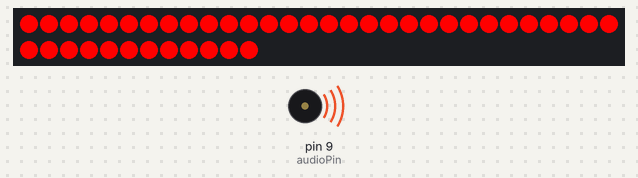
This sketch was run on a simulated Arduino Uno, built with avr-gcc and run on an emulated ATmega328P. Parts: 42 RGB LEDs in strip order, left to right, continuing on the next row, buzzer (waves = sounding).

Above: at 0.1 s.
At 0.6 s:
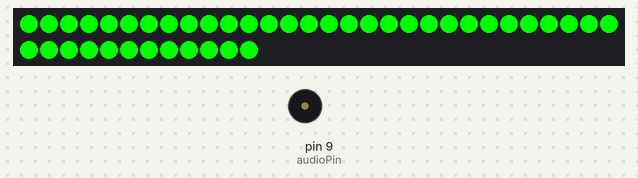
At 1.1 s:
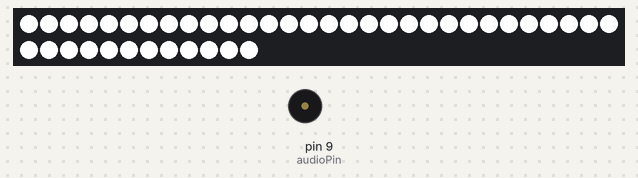
Timing chart, 0 to 130.0 s (numbered marks = the images above):
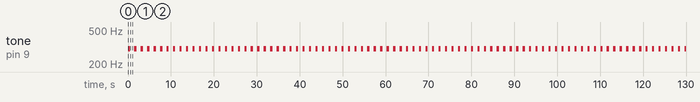

Measured:
- by itself, tone on pin 9 (audioPin): alternates 300 Hz for 0.50 s and silent for 1.0 s
- what the display in image 1 shows lasts 0.5 s, from 0.5 s to 1.0 s

The sketch:

basic_driving_test.ino
```cpp
#include <Adafruit_NeoPixel.h>

// Configuration NeoPixels
#define PIXEL_PIN 6           // Broche de données des NeoPixels
#define NUM_PIXELS 42          // Nombre de NeoPixels (modifiez selon votre matériel)
Adafruit_NeoPixel pixels(NUM_PIXELS, PIXEL_PIN, NEO_GRBW + NEO_KHZ800); // Pour RGBW

// Configuration Audio
int audioPin = 9;             // Broche PWM pour l'audio

void setup() {
  pinMode(audioPin, OUTPUT);  // Configure la broche audio
  pixels.begin();             // Initialise les NeoPixels
  pixels.clear();             // Éteint tous les pixels
}

void loop() {
  // Génère un son sur la broche audio
  tone(audioPin, 300);       // Son à 1000 Hz
  setPixelColor(255, 0, 0, 0);  // Pixels rouges (pas de blanc)
  delay(500);                 // Maintient pendant 500 ms

  noTone(audioPin);           // Stoppe le son
  setPixelColor(0, 255, 0, 0);  // Pixels verts (pas de blanc)
  delay(500);                 // Pause de 500 ms

  setPixelColor(0, 0, 0, 255);  // Pixels blancs purs
  delay(500);                 // Maintient pendant 500 ms
}

// Fonction pour changer la couleur de tous les NeoPixels
void setPixelColor(int red, int green, int blue, int white) {
  for (int i = 0; i < NUM_PIXELS; i++) {
    pixels.setPixelColor(i, pixels.Color(red, green, blue, white));
  }
  pixels.show();              // Actualise les couleurs
}
```
